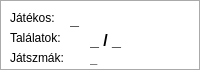
<?xml version="1.0" encoding="UTF-8"?>
<ui version="4.0">
 <class>PlayerStatusWidget</class>
 <widget class="QWidget" name="PlayerStatusWidget">
  <property name="geometry">
   <rect>
    <x>0</x>
    <y>0</y>
    <width>200</width>
    <height>70</height>
   </rect>
  </property>
  <property name="windowTitle">
   <string>Form</string>
  </property>
  <property name="styleSheet">
   <string notr="true">QFrame { background-color : white }</string>
  </property>
  <widget class="QFrame" name="frame">
   <property name="geometry">
    <rect>
     <x>0</x>
     <y>0</y>
     <width>201</width>
     <height>71</height>
    </rect>
   </property>
   <property name="frameShape">
    <enum>QFrame::Box</enum>
   </property>
   <property name="frameShadow">
    <enum>QFrame::Sunken</enum>
   </property>
   <widget class="QLabel" name="label">
    <property name="geometry">
     <rect>
      <x>10</x>
      <y>10</y>
      <width>61</width>
      <height>16</height>
     </rect>
    </property>
    <property name="text">
     <string>Játékos:</string>
    </property>
   </widget>
   <widget class="QLabel" name="label_2">
    <property name="geometry">
     <rect>
      <x>10</x>
      <y>30</y>
      <width>71</width>
      <height>16</height>
     </rect>
    </property>
    <property name="text">
     <string>Találatok:</string>
    </property>
   </widget>
   <widget class="QLabel" name="label_3">
    <property name="geometry">
     <rect>
      <x>10</x>
      <y>50</y>
      <width>71</width>
      <height>16</height>
     </rect>
    </property>
    <property name="text">
     <string>Játszmák:</string>
    </property>
   </widget>
   <widget class="QLabel" name="labelPlayerName">
    <property name="geometry">
     <rect>
      <x>70</x>
      <y>9</y>
      <width>121</width>
      <height>21</height>
     </rect>
    </property>
    <property name="font">
     <font>
      <pointsize>12</pointsize>
      <weight>75</weight>
      <bold>true</bold>
     </font>
    </property>
    <property name="text">
     <string>_</string>
    </property>
   </widget>
   <widget class="QLabel" name="labelPlayerHitsMisses">
    <property name="geometry">
     <rect>
      <x>90</x>
      <y>30</y>
      <width>81</width>
      <height>20</height>
     </rect>
    </property>
    <property name="font">
     <font>
      <pointsize>12</pointsize>
      <weight>75</weight>
      <bold>true</bold>
     </font>
    </property>
    <property name="text">
     <string>_ / _</string>
    </property>
   </widget>
   <widget class="QLabel" name="labelPlayerGames">
    <property name="geometry">
     <rect>
      <x>90</x>
      <y>50</y>
      <width>91</width>
      <height>16</height>
     </rect>
    </property>
    <property name="font">
     <font>
      <pointsize>10</pointsize>
      <weight>75</weight>
      <bold>true</bold>
     </font>
    </property>
    <property name="text">
     <string>_</string>
    </property>
   </widget>
  </widget>
 </widget>
 <resources/>
 <connections/>
</ui>
